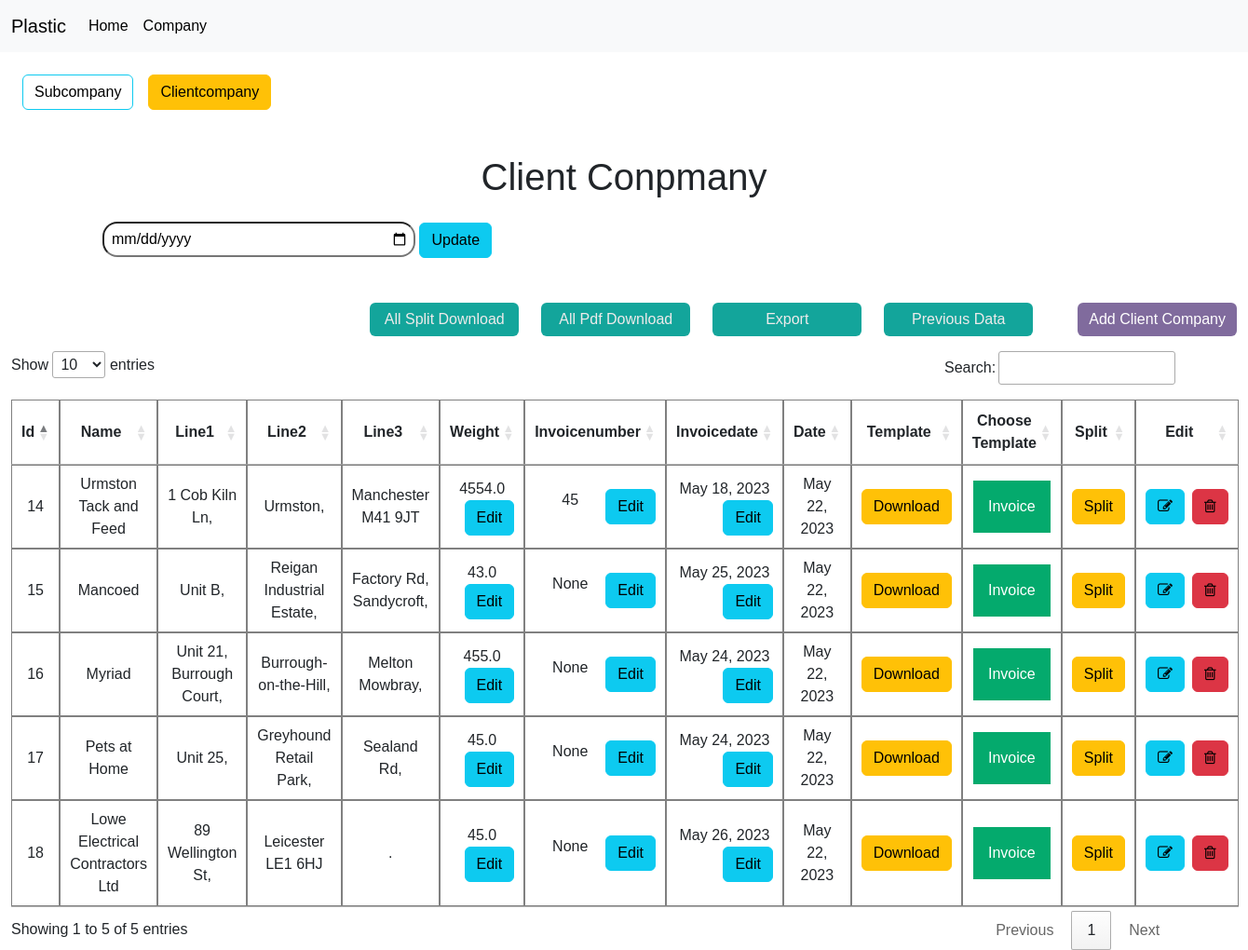
/clientcompanyone/4/, run on an earlier commit of the app's database.
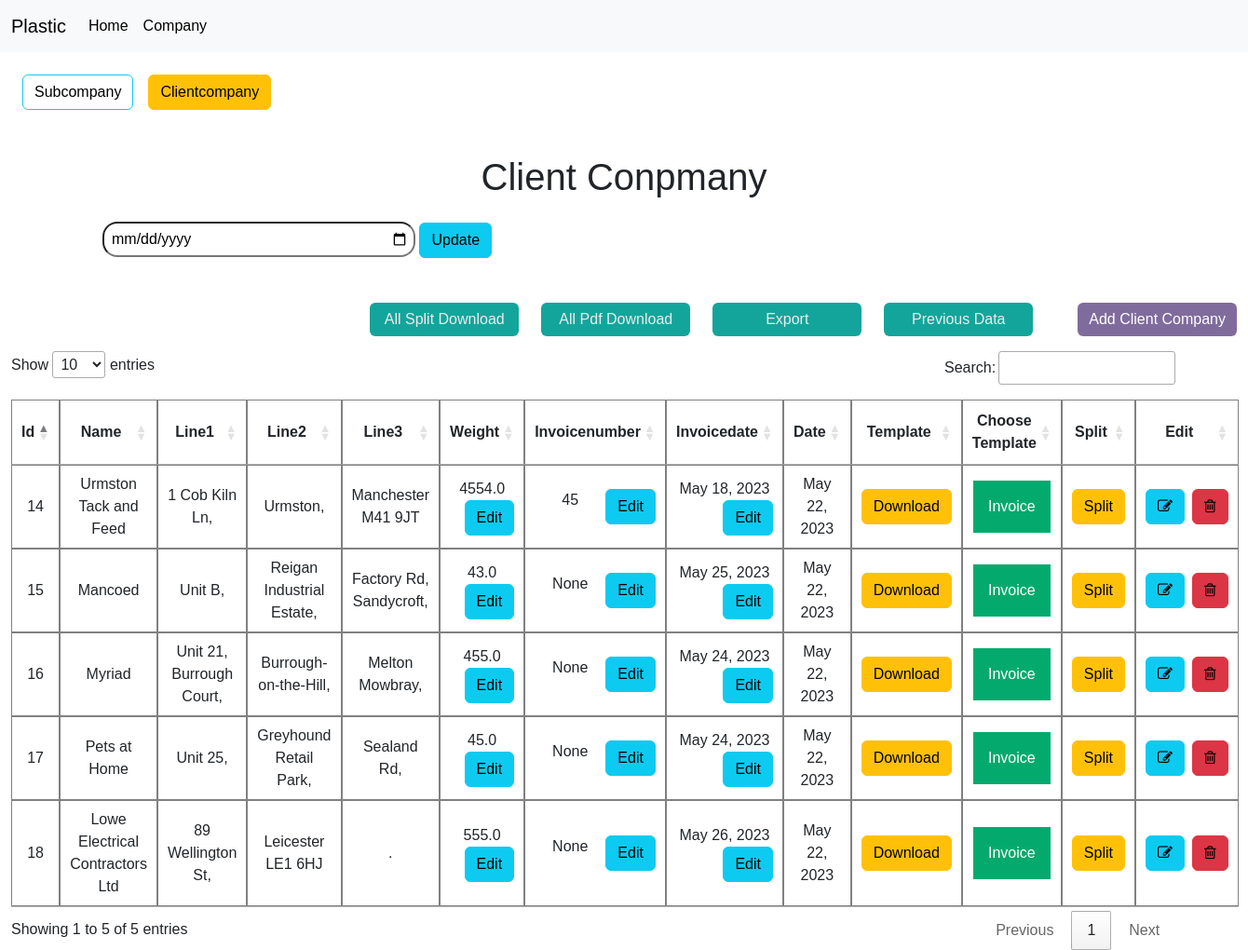
And on a later commit of the database.
### excelapp/models.py (models this page shows, shortened)
class ClientCompany(models.Model):
    head_company = models.ForeignKey(HeadCompany, on_delete=models.CASCADE)
    name = models.CharField(max_length=100)
    line1 = models.CharField(max_length=150)
    line2 = models.CharField(max_length=150)
    line3 = models.CharField(max_length=150)
    line4 = models.CharField(max_length=150)
    weight = models.FloatField(null=True, blank=True)
    Invoicenumber = models.IntegerField(null=True, blank=True)
    urlname = models.CharField(max_length=150, null=True, blank=True)
    date = models.DateField(auto_now_add=True)
    invoicedate = models.DateField(null=True, blank=True)
    rangemin = models.FloatField(null=True, blank=True)
    rangemax = models.FloatField(null=True, blank=True)

### excelapp/views.py (the view, shortened to what this page needs)
# urls.py: path('clientcompanyone/<int:id>/', ClientCompanyOneView.as_view(), name="clientcompanyone"),
class ClientCompanyOneView(View):
    def get(self, request, id):
        myid = id
        subform = ClientCompanyForm()
        headcom = HeadCompany.objects.get(id=id)
        clientview = ClientCompany.objects.filter(head_company = headcom)
        return render(request, "clientcompanyone.html", {'clientview' : clientview, 'myid' : myid,'form' : subform})

### excelapp/forms.py
class ClientCompanyForm(forms.ModelForm):
    class Meta:
        model = ClientCompany
        fields = ('head_company',  'name', 'line1', 'line2', 'line3', 'line4', 'invoicedate', 'rangemin', 'rangemax')
        widgets = {
            'head_company': forms.Select(attrs={'class': 'form-control'}),
            'name': forms.TextInput(attrs={'class': 'form-control'}),
            'line1': forms.TextInput(attrs={'class': 'form-control'}),
            'line2': forms.TextInput(attrs={'class': 'form-control'}),
            'line3': forms.TextInput(attrs={'class': 'form-control'}),
            'line4': forms.TextInput(attrs={'class': 'form-control'}),
            'rangemin': forms.NumberInput(attrs={'class': 'form-control', 'placeholder' : 'Min'}),
            'rangemax': forms.NumberInput(attrs={'class': 'form-control',  'placeholder' : 'Max'}),
            'invoicedate': forms.DateInput(attrs={'type' :'date',  'class': 'form-control',  'placeholder' : 'Max'}),
        }

### excelapp/models.py (called while the page is built)
    def __str__(self):
        return self.name

### excelapp/templates/clientcompanyone.html (shortened to what the changed rows need)
{% extends 'base.html' %}
{% block content %}
<div class="clientviewcompany mb-4">
    <h1>Client Conpmany</h1>
  </div>
              <thead>
                  <tr>
                      <th>Id</th>
                      <th>Name  </th>
                      <th>Line1  </th>
                      <th>Line2  </th>
                      <th>Line3  </th>
                      <th>Weight  </th>
                      <th>Invoicenumber  </th>
                      <th>Invoicedate  </th>
                      <th>Date  </th>
                      <th>Template  </th>
                      <th>Choose Template  </th>
                      <th>Split  </th>
                      <th>Edit  </th>
                  </tr>
              </thead>
              <tbody>
                  {% for sub in  clientview %}
                  <tr>
                      <td>{{sub.id}}</td>
                      <td>{{sub.name}}</td>
                      <td>{{sub.line1}}</td>
                      <td>{{sub.line2}}</td>
                      <td>{{sub.line3}}</td>
                      <td>{{sub.weight}} <a
                        href="#"
                        class="btn btn-info"
                        onclick="showModelwithWeight('{{sub.id}}')"
                        >Edit</a
                      ></td>
                      <td>{{sub.Invoicenumber}} <a
                        href="#"
                        class="btn btn-info"
                        onclick="showModelwithNumber('{{sub.id}}')"
                        >Edit</a
                      ></td>
                      <td>{{sub.invoicedate}} <a
                        href="#"
                        class="btn btn-info"
                        onclick="showModelwithDate('{{sub.id}}')"
                        >Edit</a
                      ></td>
                      <td>{{sub.date}}</td>
                      <td><a href="/{{sub.urlname}}/{{sub.id}}" class="btn btn-warning">Download</a></td>
                      <td><div class="dropdown">
                        <button class="dropbtn">Invoice</button>
                      </div></td>
                      <td><a href="{% url 'clientcompnaysplit' sub.id %}" class="btn btn-warning">Split</a></td>
                      <td><div class="d-flex"><a href="{% url 'clientcompanyupdate' id=sub.id id2=myid %}" class="btn btn-info me-2"><i class="fa fa-pencil-square-o" aria-hidden="true"></i></a> <a href="{% url 'clientcompanydelete' id=sub.id id2=myid %}" class="btn btn-danger"><i class="fa fa-trash-o" aria-hidden="true"></i></a></div></td>
                  {% endfor %}
                  </tr>
              </tbody>
{% endblock %}

What changed in the data, as far as the page shows it:
changed ClientCompany "Lowe Electrical Contractors Ltd": weight "45.0" → "555.0"
